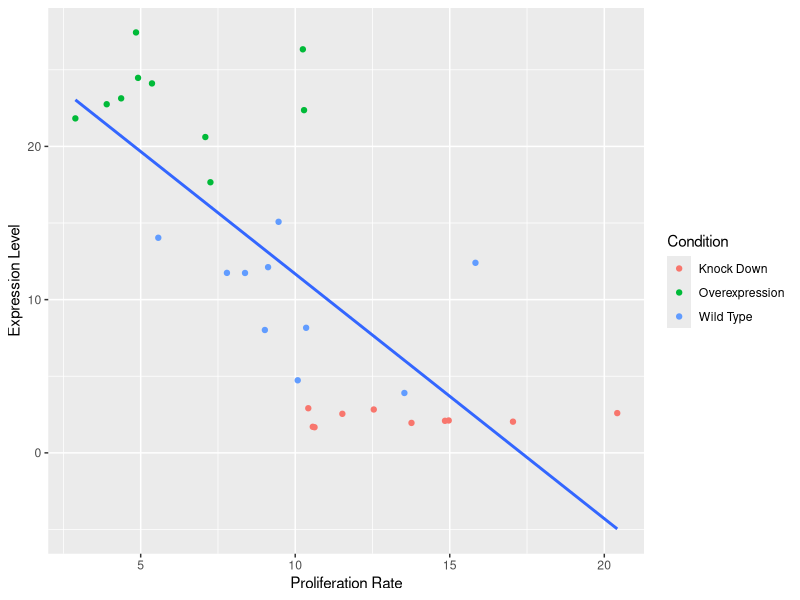
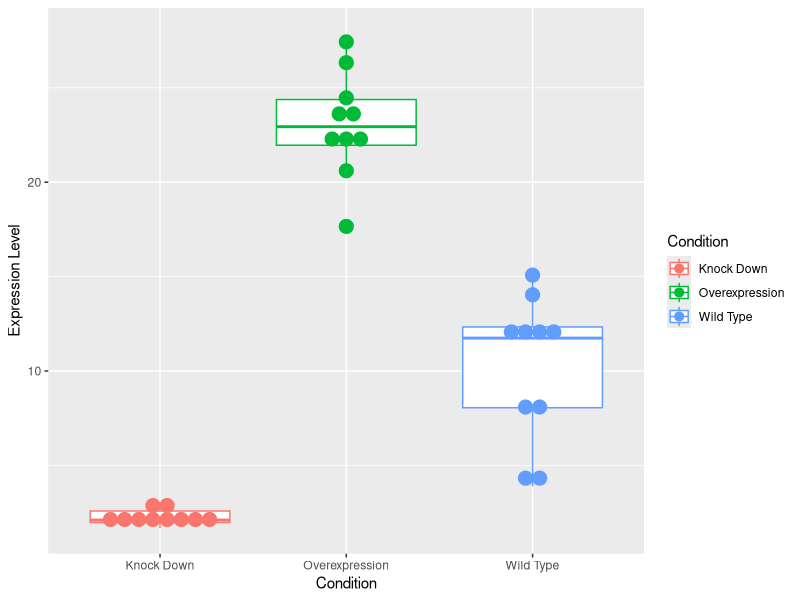
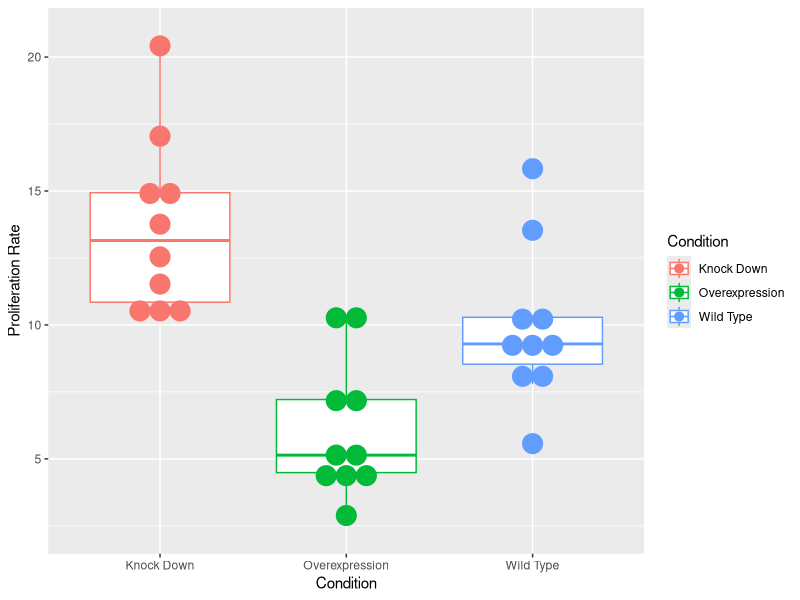
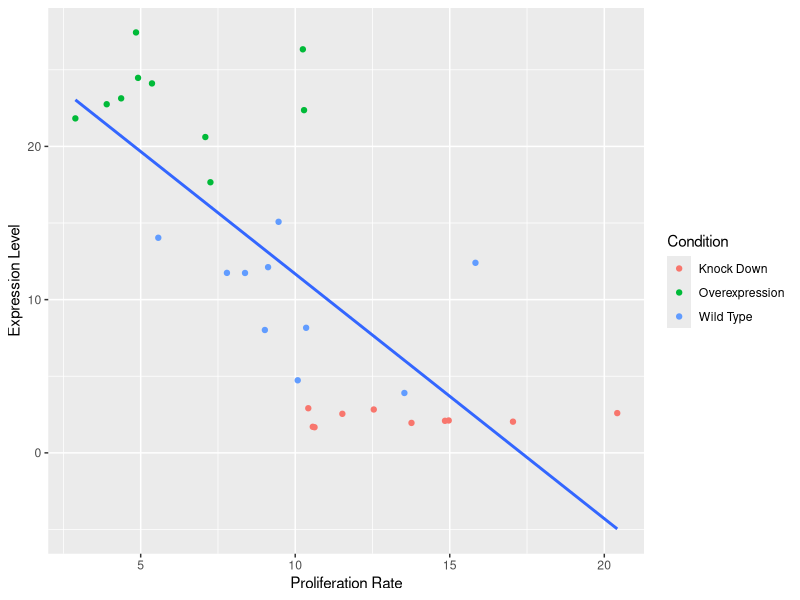
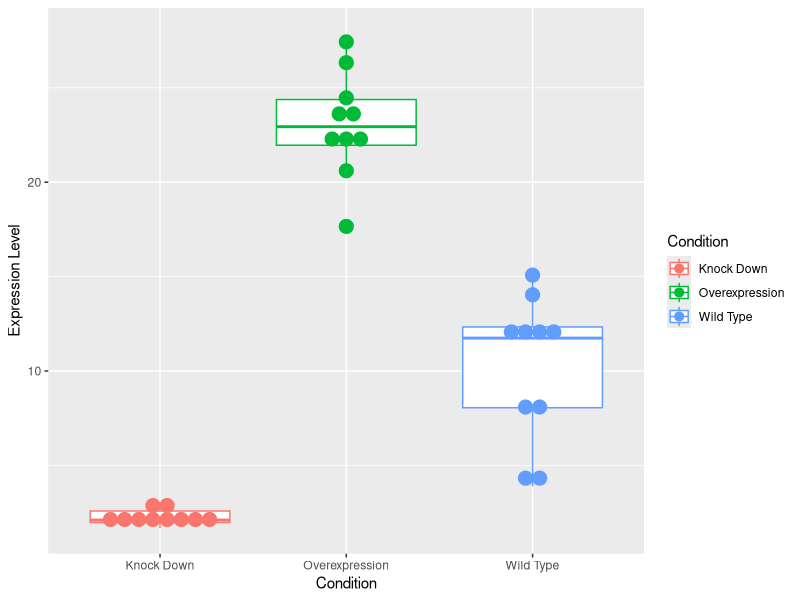
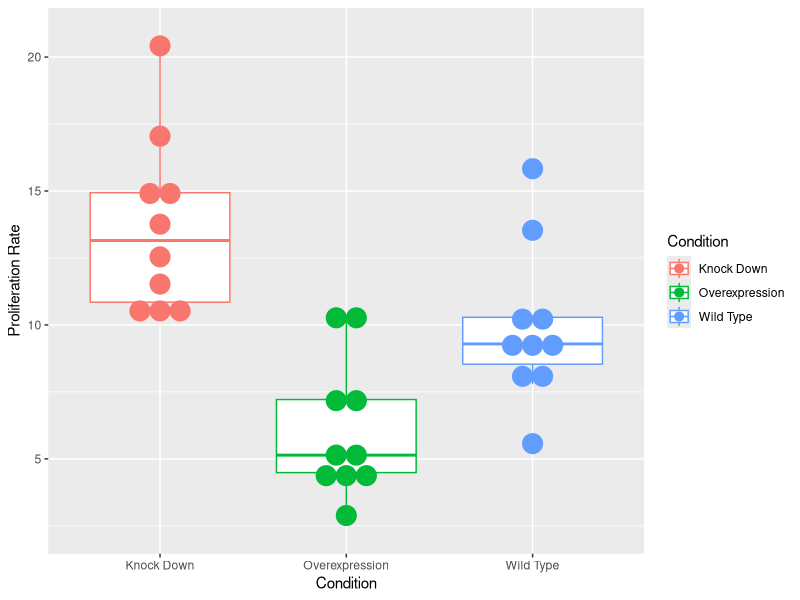

Recreate these plots in R, in order.
## ---- chunk 1
knitr::opts_chunk$set(echo = TRUE)
## ---- chunk 2
exp_prolif_df <- read.csv("cell_exp_proliferation.csv",
                          stringsAsFactors=FALSE)

exp_prolif_df
## ---- chunk 3
library(ggplot2)
lin_cor_plot <- ggplot(data = exp_prolif_df,
                       mapping = aes(x = Proliferation.Rate, 
                                     y = Expression.Level)) +
  geom_point(aes(color = Condition)) +
  geom_smooth(method="lm", se = FALSE) +
  labs(x = "Proliferation Rate", 
       y = "Expression Level", 
       color = "Condition")
print(lin_cor_plot)
## ---- chunk 4
summary(lm(Expression.Level ~ Proliferation.Rate, 
           data = exp_prolif_df))
## ---- chunk 5
exp_boxplot <- ggplot(data = exp_prolif_df, 
                      aes(x = Condition, y = Expression.Level, 
                          color = Condition)) + 
  geom_boxplot() +
  geom_dotplot(aes(fill = Condition), binaxis='y', 
               stackdir='center', binwidth = 1, dotsize = 0.75) +
  labs(x = 'Condition', y = 'Expression Level')

exp_boxplot
## ---- chunk 6
library(dplyr)
wt_exp <- exp_prolif_df[exp_prolif_df$Condition == 'Wild Type', 
                        'Expression.Level']
kd_exp <- subset(exp_prolif_df, 
                 Condition == 'Knock Down', 
                 select = 'Expression.Level', drop = TRUE)
oe_exp <- filter(exp_prolif_df, Condition == 'Overexpression') %>%
  pull(Expression.Level)

t.test(x = kd_exp, y = wt_exp, alternative = 'l')
t.test(x = wt_exp, y = oe_exp, alternative = 'l')
t.test(x = kd_exp, y = oe_exp, alternative = 'l')
## ---- chunk 7
prolif_boxplot <- ggplot(data = exp_prolif_df, 
                         aes(x = Condition, y = Proliferation.Rate, 
                             color = Condition)) + 
  geom_boxplot() +
  geom_dotplot(aes(fill = Condition), binaxis='y', 
               stackdir='center', binwidth = 1, dotsize = 0.75) +
  labs(x = 'Condition', y = 'Proliferation Rate')

prolif_boxplot
## ---- chunk 8
wt_prolif <- exp_prolif_df[exp_prolif_df$Condition == 'Wild Type',
                           'Proliferation.Rate']
kd_prolif <- subset(exp_prolif_df, Condition == 'Knock Down', 
                    select = 'Proliferation.Rate', drop = TRUE)
oe_prolif <- filter(exp_prolif_df, Condition == 'Overexpression') %>% 
  pull(Proliferation.Rate)

t.test(x = kd_prolif, y = wt_prolif, alternative = 'g')
t.test(x = wt_prolif, y = oe_prolif, alternative = 'g')
t.test(x = kd_prolif, y = oe_prolif, alternative = 'g')
## ---- chunk 9
pdf('cell_prolif_exp_plots.pdf')
lin_cor_plot
exp_boxplot
prolif_boxplot
dev.off()
## ---- chunk 10
exp_prolif_stats_df <- exp_prolif_df %>% 
  group_by(Condition) %>% 
  summarise(expLevelMean = mean(Expression.Level),
            expLevelSd = sd(Expression.Level),
            prolifRateMean = mean(Proliferation.Rate),
            prolifRateSd = sd(Proliferation.Rate))

write.csv(exp_prolif_stats_df, 'exp_prolif_stats.csv',
          row.names = FALSE)
